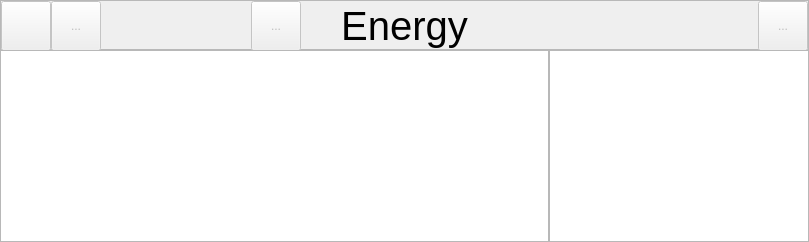
      <widget class="QWidget" name="sections">
       <layout class="QVBoxLayout" name="verticalLayout_2" stretch="0,1">
        <property name="spacing">
         <number>0</number>
        </property>
        <property name="leftMargin">
         <number>0</number>
        </property>
        <property name="topMargin">
         <number>0</number>
        </property>
        <property name="rightMargin">
         <number>0</number>
        </property>
        <property name="bottomMargin">
         <number>0</number>
        </property>
        <item>
         <widget class="QFrame" name="toolbarSections">
          <property name="sizePolicy">
           <sizepolicy hsizetype="Preferred" vsizetype="Fixed">
            <horstretch>0</horstretch>
            <verstretch>0</verstretch>
           </sizepolicy>
          </property>
          <property name="minimumSize">
           <size>
            <width>0</width>
            <height>50</height>
           </size>
          </property>
          <property name="maximumSize">
           <size>
            <width>16777215</width>
            <height>50</height>
           </size>
          </property>
          <property name="sizeIncrement">
           <size>
            <width>0</width>
            <height>0</height>
           </size>
          </property>
          <property name="frameShape">
           <enum>QFrame::StyledPanel</enum>
          </property>
          <property name="frameShadow">
           <enum>QFrame::Plain</enum>
          </property>
          <property name="lineWidth">
           <number>0</number>
          </property>
          <layout class="QHBoxLayout" name="horizontalLayout_4">
           <property name="spacing">
            <number>0</number>
           </property>
           <property name="leftMargin">
            <number>0</number>
           </property>
           <property name="topMargin">
            <number>0</number>
           </property>
           <property name="rightMargin">
            <number>0</number>
           </property>
           <property name="bottomMargin">
            <number>0</number>
           </property>
           <item>
            <widget class="ToolButton" name="toolBackSections">
             <property name="enabled">
              <bool>false</bool>
             </property>
             <property name="minimumSize">
              <size>
               <width>50</width>
               <height>50</height>
              </size>
             </property>
             <property name="sizeIncrement">
              <size>
               <width>0</width>
               <height>0</height>
              </size>
             </property>
             <property name="baseSize">
              <size>
               <width>50</width>
               <height>50</height>
              </size>
             </property>
             <property name="text">
              <string/>
             </property>
             <property name="icon">
              <iconset resource="icons.qrc">
               <normaloff>:/icons/icons/back_select@2x.png</normaloff>
               <disabledoff>:/icons/icons/back_normal@2x.png</disabledoff>
               <activeoff>:/icons/icons/back_select@2x.png</activeoff>:/icons/icons/back_select@2x.png</iconset>
             </property>
             <property name="iconSize">
              <size>
               <width>30</width>
               <height>30</height>
              </size>
             </property>
             <property name="toolButtonStyle">
              <enum>Qt::ToolButtonIconOnly</enum>
             </property>
            </widget>
           </item>
           <item>
            <widget class="ToolButton" name="toolDraft">
             <property name="enabled">
              <bool>false</bool>
             </property>
             <property name="minimumSize">
              <size>
               <width>50</width>
               <height>50</height>
              </size>
             </property>
             <property name="text">
              <string>...</string>
             </property>
             <property name="icon">
              <iconset resource="icons.qrc">
               <normaloff>:/icons/icons/draft_select_orange@2x.png</normaloff>
               <disabledoff>:/icons/icons/draft_normal@2x.png</disabledoff>
               <activeoff>:/icons/icons/draft_select_orange@2x.png</activeoff>:/icons/icons/draft_select_orange@2x.png</iconset>
             </property>
             <property name="iconSize">
              <size>
               <width>30</width>
               <height>30</height>
              </size>
             </property>
             <property name="checkable">
              <bool>true</bool>
             </property>
            </widget>
           </item>
           <item>
            <spacer name="leftSpacer150">
             <property name="orientation">
              <enum>Qt::Horizontal</enum>
             </property>
             <property name="sizeType">
              <enum>QSizePolicy::Fixed</enum>
             </property>
             <property name="sizeHint" stdset="0">
              <size>
               <width>150</width>
               <height>50</height>
              </size>
             </property>
            </spacer>
           </item>
           <item>
            <widget class="ToolButton" name="toolGraph">
             <property name="enabled">
              <bool>false</bool>
             </property>
             <property name="minimumSize">
              <size>
               <width>50</width>
               <height>50</height>
              </size>
             </property>
             <property name="baseSize">
              <size>
               <width>50</width>
               <height>50</height>
              </size>
             </property>
             <property name="text">
              <string>...</string>
             </property>
             <property name="icon">
              <iconset resource="icons.qrc">
               <normaloff>:/icons/icons/graph_select@2x.png</normaloff>
               <disabledoff>:/icons/icons/graph_normal@2x.png</disabledoff>
               <activeoff>:/icons/icons/graph_normal@2x.png</activeoff>:/icons/icons/graph_select@2x.png</iconset>
             </property>
             <property name="iconSize">
              <size>
               <width>30</width>
               <height>30</height>
              </size>
             </property>
            </widget>
           </item>
           <item>
            <spacer name="leftSpacerSections">
             <property name="orientation">
              <enum>Qt::Horizontal</enum>
             </property>
             <property name="sizeHint" stdset="0">
              <size>
               <width>40</width>
               <height>50</height>
              </size>
             </property>
            </spacer>
           </item>
           <item>
            <widget class="QLabel" name="titleSections">
             <property name="minimumSize">
              <size>
               <width>0</width>
               <height>50</height>
              </size>
             </property>
             <property name="maximumSize">
              <size>
               <width>16777215</width>
               <height>50</height>
              </size>
             </property>
             <property name="font">
              <font>
               <family>Arial</family>
               <pointsize>30</pointsize>
              </font>
             </property>
             <property name="lineWidth">
              <number>0</number>
             </property>
             <property name="text">
              <string>Energy</string>
             </property>
             <property name="alignment">
              <set>Qt::AlignCenter</set>
             </property>
             <property name="textInteractionFlags">
              <set>Qt::NoTextInteraction</set>
             </property>
            </widget>
           </item>
           <item>
            <spacer name="rightSpacerSections">
             <property name="orientation">
              <enum>Qt::Horizontal</enum>
             </property>
             <property name="sizeHint" stdset="0">
              <size>
               <width>40</width>
               <height>50</height>
              </size>
             </property>
            </spacer>
           </item>
           <item>
            <spacer name="rightSpace250">
             <property name="orientation">
              <enum>Qt::Horizontal</enum>
             </property>
             <property name="sizeType">
              <enum>QSizePolicy::Fixed</enum>
             </property>
             <property name="sizeHint" stdset="0">
              <size>
               <width>250</width>
               <height>50</height>
              </size>
             </property>
            </spacer>
           </item>
           <item>
            <widget class="ToolButton" name="toolSidebarSections">
             <property name="enabled">
              <bool>false</bool>
             </property>
             <property name="minimumSize">
              <size>
               <width>50</width>
               <height>50</height>
              </size>
             </property>
             <property name="maximumSize">
              <size>
               <width>50</width>
               <height>50</height>
              </size>
             </property>
             <property name="text">
              <string>...</string>
             </property>
             <property name="icon">
              <iconset resource="icons.qrc">
               <normaloff>:/icons/icons/sidebar_select_orange@2x.png</normaloff>
               <disabledoff>:/icons/icons/sidebar_normal@2x.png</disabledoff>
               <activeoff>:/icons/icons/sidebar_select_orange@2x.png</activeoff>
               <selectedoff>:/icons/icons/sidebar_select_orange@2x.png</selectedoff>:/icons/icons/sidebar_select_orange@2x.png</iconset>
             </property>
             <property name="iconSize">
              <size>
               <width>30</width>
               <height>30</height>
              </size>
             </property>
             <property name="checkable">
              <bool>true</bool>
             </property>
            </widget>
           </item>
          </layout>
         </widget>
        </item>
        <item>
         <layout class="QHBoxLayout" name="mainSections">
          <property name="spacing">
           <number>0</number>
          </property>
          <item>
           <widget class="QGraphicsView" name="sectionView"/>
          </item>
          <item>
           <widget class="QListView" name="sidebarSections">
            <property name="maximumSize">
             <size>
              <width>260</width>
              <height>16777215</height>
             </size>
            </property>
            <property name="baseSize">
             <size>
              <width>260</width>
              <height>0</height>
             </size>
            </property>
           </widget>
          </item>
         </layout>
        </item>
       </layout>
      </widget>
